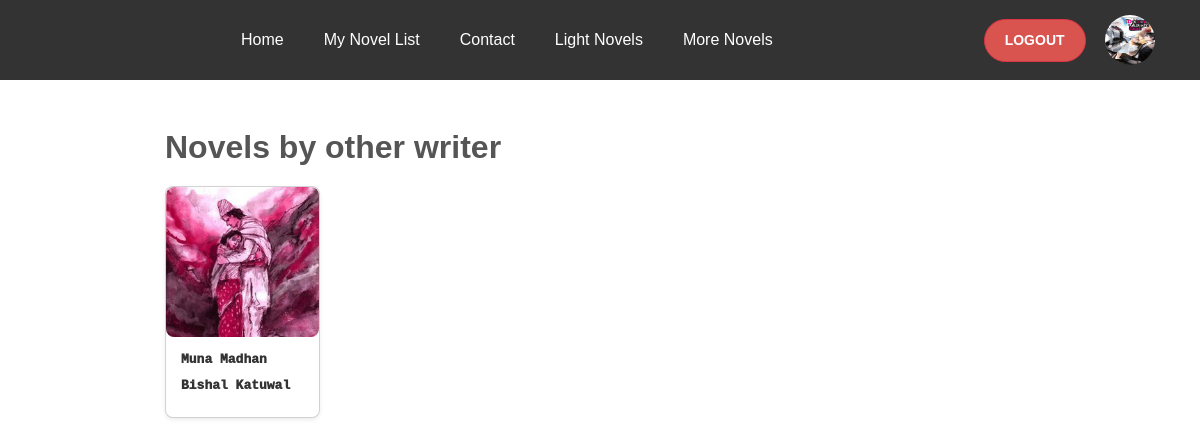
The page /writer/writer/novel/list/ (signed in) on the database its author committed.
### member/models.py (models this page shows, shortened)
class Profile(models.Model):
    user = models.OneToOneField(User, on_delete=models.CASCADE)
    bio = models.TextField(blank=True, null=True)
    profile_pic = models.ImageField(upload_to='profile_pic/', blank=True, null=True)

### writer/models.py (models this page shows, shortened)
class WriterNovel(models.Model):
    title = models.CharField(max_length=100)
    summary = models.TextField()
    cover_img = models.ImageField(upload_to='writer/novel_cover_img')
    writer = models.ForeignKey(User, on_delete=models.CASCADE)
    novel_pdf = models.FileField(upload_to='novels/pdf')

### writer/views.py (the view)
# urls.py: path('writer/novel/list/', WriterNovelsView.as_view(), name='writer_novels_list' ),
class WriterNovelsView(ListView):
    model = WriterNovel
    template_name = 'novels/novels.html'
    context_object_name = 'novels'
    def get_queryset(self):
        return WriterNovel.objects.all()

### writer/templates/novels/novels.html (shortened to what this page needs)
{% extends 'base.html' %}
{% block content %}
<div class="container mt-4">
    <div class="my-5">
            <h2 class="section-title">Novels by other writer</h2>
            <div class="row row-cols-1 row-cols-md-5 g-4">
                {% for novel in novels %}
                <div class="col">
                    <div class="card shadow-sm h-100">
                        <img src="{{ novel.cover_img.url }}" class="card-img-top" alt="{{ novel.title }}">
                        <div class="card-body">
                            <a href="{% url 'writer_novels_detail' novel.pk %}">
                                <h5 class="card-title">{{ novel.title }}</h5>
                                <p class="card-title">{{ novel.writer.first_name }} {{ novel.writer.last_name}}</p>
                            </a>
                        </div>
                    </div>
                </div>
                {% endfor %}
            </div>
{% endblock %}

### book/templates/base.html (shortened to what this page needs)
<!doctype html>
<html lang="ar" dir="ltr">
  <head>
    <link rel="stylesheet" href="https://cdnjs.cloudflare.com/ajax/libs/font-awesome/6.0.0-beta3/css/all.min.css">
    <link href="https://cdn.jsdelivr.net/npm/bootstrap@5.1.3/dist/css/bootstrap.min.css" rel="stylesheet">
    <link rel="stylesheet" href="https://cdn.jsdelivr.net/npm/bootstrap@5.3.3/dist/css/bootstrap.rtl.min.css">
  </head>
  <body>
    <section id="navbar">
      <div class="navbar">
          <div class="nav">
              <li><a href="{% url 'home' %}">Home</a></li>
              {% if user.is_authenticated %}
                    <li><a href="{% url 'reading_list' %}" class="novel-link">My Novel List</a></li>
              {% else %}
                    <li><a href="#" id="novel-website" class="novel-link">My Novel List</a></li>
              {% endif %}
            <li><a href="{% url 'contact' %}">Contact</a></li>
            <li><a href="{% url 'novels' %}">Light Novels </a></li>
            <li><a href="{% url 'writer_novels_list' %}">More Novels</a></li>
        </div>
          <div class="auth">
            {% if user.is_authenticated %}
                <form method="post" action="{% url 'logout' %}" style="display: inline;">
                    <button type="submit" class="btn btn-danger">Logout</button>
                    <a href="{% url 'profile_detail'%}">
                                {% if user.is_authenticated and user.profile.profile_pic %}
                                        <img class="profile-image" width="50" height="50" style="border-radius: 50%;" src="{{ user.profile.profile_pic.url }}" alt="Profile Picture">
                                    {% else %}
                                        <img class="profile-image" width="50" height="50" style="border-radius: 50%;" src="https://encrypted-tbn0.gstatic.com/images?q=tbn:ANd9GcTsOjD4klpAWOSKQZeP9QoKBHtIxXsDsQOpLA&s" alt="Default Profile Picture">
                                    {% endif %}
                    </a>
                                {% else %}
                                <a href="{% url 'login' %}" class="btn btn-success">
                                    <i class="fas fa-user-friends"></i> Login
                                </a>
                {% endif %}
             </form>
         </div>
      </div>
  </section>
    <main>
        {% block content %}
        {% endblock %}
    </main>
  </body>
</html>

### writer/templates/novels/novels.html (style rules this page uses)
.container { max-width: 900px; margin-top: 10px; padding: 0 15px; }
h1, h2 { font-family: 'Verdana', Geneva, Tahoma, sans-serif; color: #333; }
.section-title { font-size: 2rem; margin-bottom: 20px; color: #555; font-weight: bold; }
.card { display: flex; flex-direction: column; justify-content: space-between; height: 100%; transition: transform 0.3s ease-in-out; border-radius: 8px; overflow: hidden; }
.card-body { display: flex; flex-direction: column; justify-content: space-between; height: 80px; padding: 15px; }
.card-title { font-size: 13px; font-weight: 1000; font-family: 'Courier New', Courier, monospace; color: #333; }
a { text-decoration: none; }
.card img { object-fit: cover; height: 150px; width: 100%; border-radius: 8px; }
.btn { font-size: 14px; font-weight: bold; text-transform: uppercase; border-radius: 25px; padding: 10px 20px; }

### book/templates/base.html (style rules this page uses)
body { margin: 0; font-family: 'Arial', sans-serif; }
.navbar { display: flex; justify-content: space-between; align-items: center; padding: 15px 30px; background-color: #333; color: #fff; }
.navbar .nav { list-style-type: none; display: flex; gap: 20px; }
.navbar .nav li { display: inline; }
.navbar .nav a { text-decoration: none; color: #fff; padding: 5px 10px; transition: background 0.3s, color 0.3s; }
.navbar .auth a { text-decoration: none; padding: 8px 15px; color: #fff; border-radius: 5px; transition: background 0.3s; }
.navbar .auth .btn-danger { background-color: #d9534f; }

### rows shown on the page
WriterNovel: cover_img (picture), title "Muna Madhan", writer.first_name "Bishal", writer.last_name "Katuwal"
